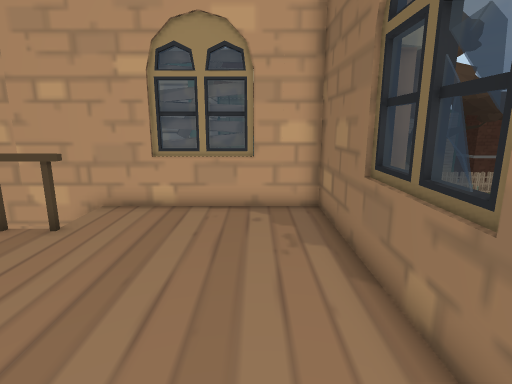
View 1 (above)

12 first-person views from a walk through a scene from a Unity 3-D project. The camera is 1.3 m above the floor, tilts 12° down and sees 80° across. The floor is counted in squares, 0.5 m on a side. Each view is taken from the middle of a square. On the plan, view 1 faces up. The plan holds only what a view shows up to about 20 squares ahead; the rest is blank. The place goes on beyond the plan. The player is left out. Door leaves are left out, so doorways stand open. Some surface patterns are stand-ins.

View 2
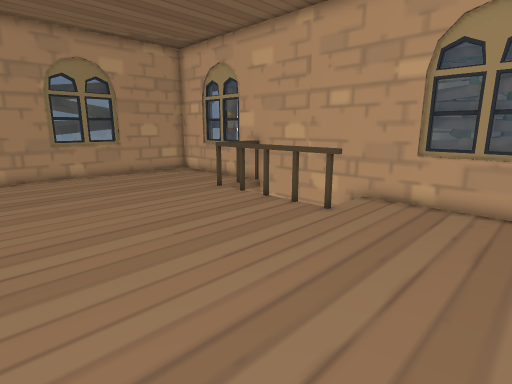

View 3
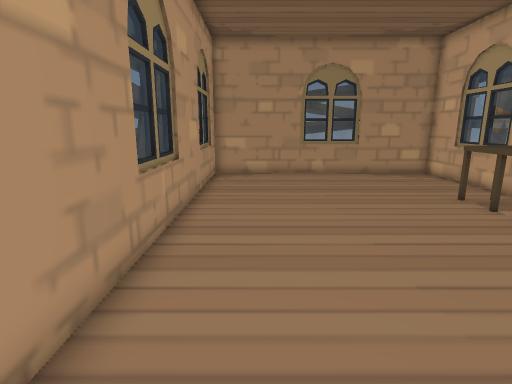

View 4
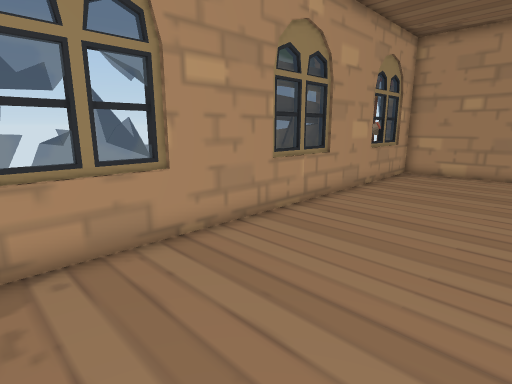

View 5
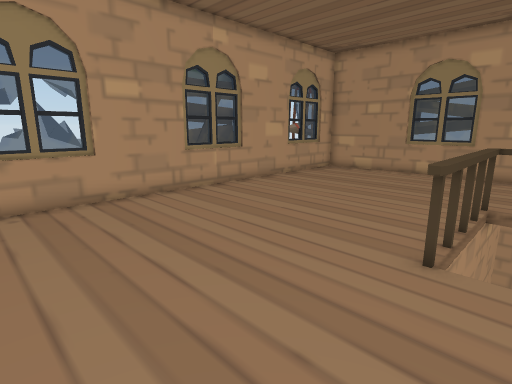

View 6
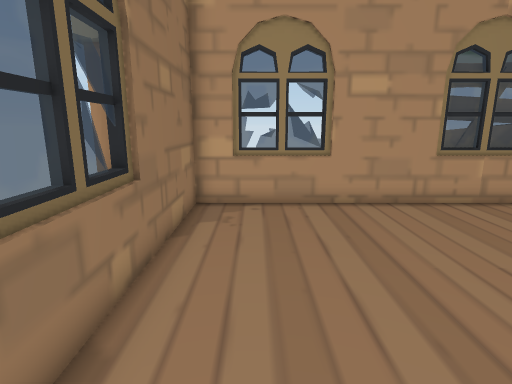

View 7
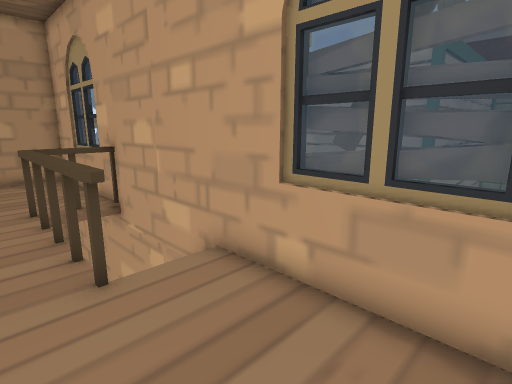

View 8
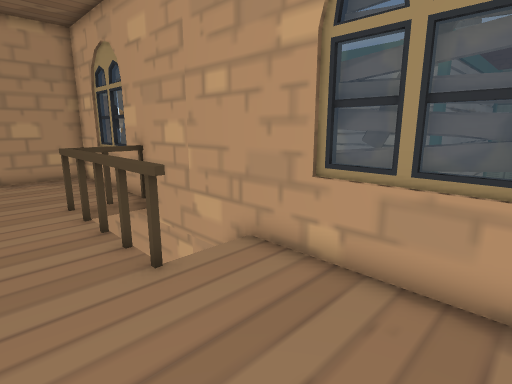

View 9
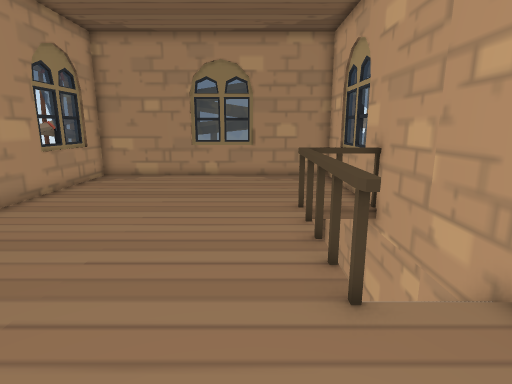

View 10
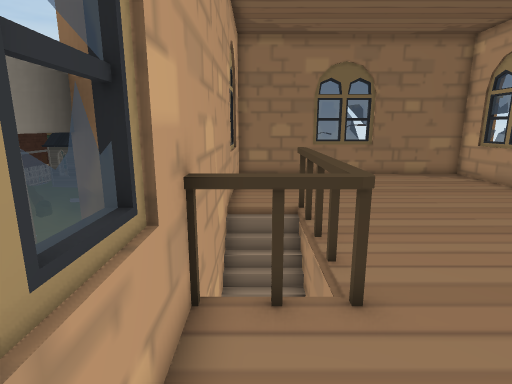

View 11
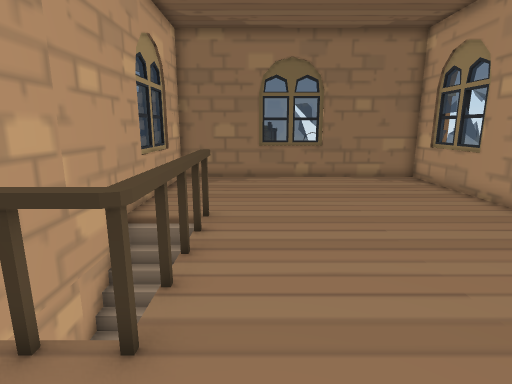

View 12
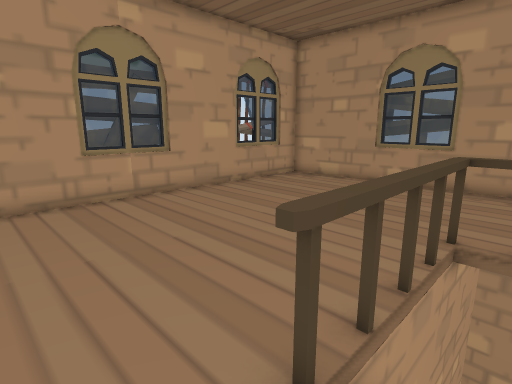

### Floor plan
Key: @ floor where view 1 was taken; # wall or solid block; . floor; / step, stairs or slope; = window, fence, low wall or low ledge; ^ raised ledge; v drop or lower ground; B barricade.
Columns run from 19 left of view 1 to 3 right of it. Each row starts with its distance up from view 1.
 11    vBBB#        ====
 10  ###===#########=B=###
  9  #....../  ////......#
  8  #......=###=##......#
  7  #......====v==......#
  6 B#...................##
  5 B=...................=
  4 B=...................=^
  3 B=...................#^
  2  #...................##
  1  #...................#
  0  #.................@.#
 -1  #...................#
 -2  ###==#####==####===##
 -3   #####  #####  #^^^#

Where each view was taken, in squares from view 1:
view 1: 0 up, 0 right, facing up
view 2: 1 down, 0 right, facing up-left
view 3: 0 up, 0 right, facing left
view 4: 4 up, 1 right, facing down-left
view 5: 9 up, 1 right, facing down-left
view 6: 8 up, 0 right, facing down
view 7: 6 up, 0 right, facing up-left
view 8: 5 up, 0 right, facing up-left
view 9: 6 up, 1 left, facing left
view 10: 9 up, 15 left, facing right
view 11: 6 up, 14 left, facing right
view 12: 9 up, 3 left, facing down-left
